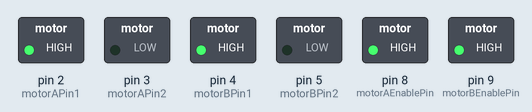
Bench run of a sketch on a simulated Arduino Uno, built with avr-gcc and run on an emulated ATmega328P. Parts: switched loads named in the sketch (green lamp = pin HIGH).

Above: at 0.1 s.
Timing chart, 0 to 1.6 s (numbered marks = the images above):
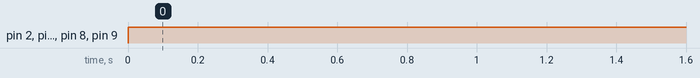

The sketch:

movethemotor.ino
```cpp
//  A connections
const int motorAPin1 = 2;  // Connect to L298N IN1
const int motorAPin2 = 3;  // Connect to L298N IN2
const int motorAEnablePin = 8;  // Connect to L298N ENA
const int motorBPin1 = 4;  // Connect to L298N IN1
const int motorBPin2 = 5;  // Connect to L298N IN2
const int motorBEnablePin = 9;  // Connect to L298N ENA

void setup() {
  // Set motor A control pins as outputs
  pinMode(motorAPin1, OUTPUT);
  pinMode(motorAPin2, OUTPUT);
  pinMode(motorAEnablePin, OUTPUT);
  pinMode(motorBPin1, OUTPUT);
  pinMode(motorBPin2, OUTPUT);
  pinMode(motorBEnablePin, OUTPUT);

}

void moveMotorAForward( ) {
  digitalWrite(motorAPin1, HIGH);
  digitalWrite(motorAPin2, LOW);
  analogWrite(motorAEnablePin, 255);

    // Adjust speed by changing the PWM value
 digitalWrite(motorBPin1, HIGH);
  digitalWrite(motorBPin2, LOW);
  analogWrite(motorBEnablePin, 255);
  }
void loop() {
 moveMotorAForward();
  delay(100);
}
```

Measured:
- by itself, pin 2 (motorAPin1), pin 4 (motorBPin1), pin 8 (motorAEnablePin), pin 9 (motorBEnablePin): LOW → HIGH at 0.00 s
